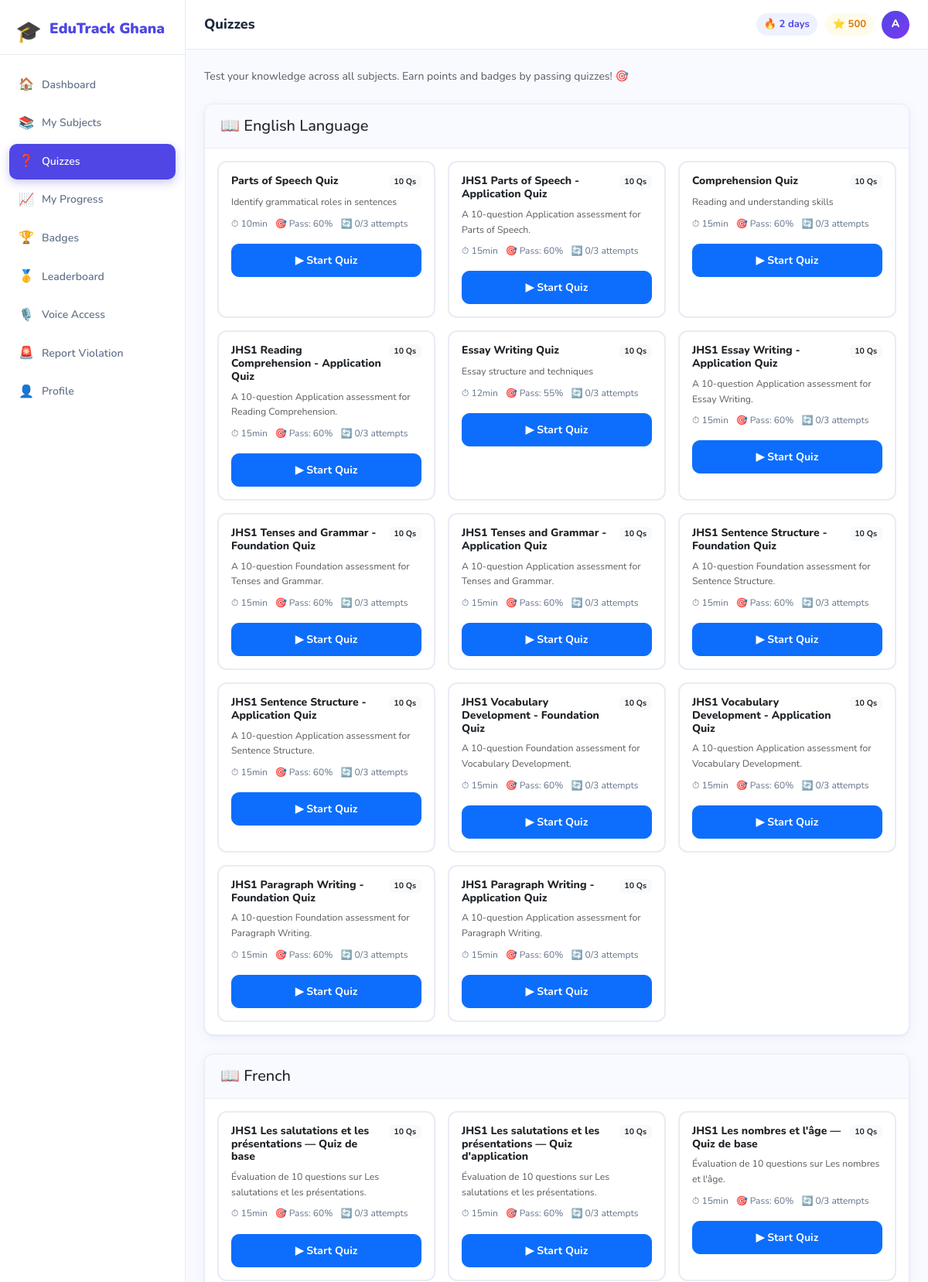
Page /student/quizzes.php (signed in, upper part) on the committed database.
### tables this page shows
CREATE TABLE `students` (
  `id` int(11) NOT NULL AUTO_INCREMENT,
  `school_id` int(11) NOT NULL DEFAULT 1,
  `teacher_id` int(11) DEFAULT NULL,
  `full_name` varchar(150) NOT NULL,
  `email` varchar(150) NOT NULL,
  `password_hash` varchar(255) NOT NULL,
  `student_id` varchar(50) DEFAULT NULL,
  `class_level` enum('JHS1','JHS2','JHS3') DEFAULT 'JHS1',
  `gender` enum('Male','Female','Other') DEFAULT 'Male',
  `date_of_birth` date DEFAULT NULL,
  `avatar` varchar(255) DEFAULT NULL,
  `learning_style` enum('visual','auditory','kinesthetic','reading') DEFAULT 'visual',
  `difficulty_level` enum('beginner','intermediate','advanced') DEFAULT 'beginner',
  `total_points` int(11) DEFAULT 0,
  `current_streak` int(11) DEFAULT 0,
  `longest_streak` int(11) DEFAULT 0,
  `last_activity_date` date DEFAULT NULL,
  `is_active` tinyint(1) DEFAULT 1,
  `last_login` datetime DEFAULT NULL,
  `login_count` int(11) DEFAULT 0,
  `created_at` timestamp NOT NULL DEFAULT current_timestamp(),
  `updated_at` timestamp NOT NULL DEFAULT current_timestamp() ON UPDATE current_timestamp(),
  `must_change_password` tinyint(1) DEFAULT 0,
  `parent_name` varchar(255) DEFAULT NULL,
  `parent_email` varchar(255) DEFAULT NULL,
  `parent_phone` varchar(50) DEFAULT NULL,
  PRIMARY KEY (`id`),
  UNIQUE KEY `email` (`email`),
  KEY `fk_student_school` (`school_id`),
  KEY `fk_student_teacher` (`teacher_id`),
  CONSTRAINT `fk_student_school` FOREIGN KEY (`school_id`) REFERENCES `schools` (`id`),
  CONSTRAINT `fk_student_teacher` FOREIGN KEY (`teacher_id`) REFERENCES `teachers` (`id`) ON DELETE SET NULL ON UPDATE SET NULL
);

CREATE TABLE `quizzes` (
  `id` int(11) NOT NULL AUTO_INCREMENT,
  `teacher_id` int(11) DEFAULT NULL,
  `topic_id` int(11) NOT NULL,
  `title` varchar(200) NOT NULL,
  `description` text DEFAULT NULL,
  `time_limit_minutes` int(11) DEFAULT 15,
  `pass_score` int(11) DEFAULT 50,
  `max_attempts` int(11) DEFAULT 3,
  `is_active` tinyint(1) DEFAULT 1,
  `created_at` timestamp NOT NULL DEFAULT current_timestamp(),
  PRIMARY KEY (`id`),
  KEY `fk_quiz_topic` (`topic_id`),
  CONSTRAINT `fk_quiz_topic` FOREIGN KEY (`topic_id`) REFERENCES `topics` (`id`)
);

### auth/auth.php (called while the page is built, shortened)
<?php
require_once __DIR__ . '/../config/db.php';
function isLoggedIn(): bool {
    return isset($_SESSION['user_id']) && isset($_SESSION['user_type']);
}
function getCurrentUser(): ?array {
    $table = match ($_SESSION['user_type']) {
        'admin' => 'admins',
        'teacher' => 'teachers',
        default => 'students',
    };
    return dbRow("SELECT * FROM $table WHERE id = ?", [$_SESSION['user_id']]);
}

### config/db.php (called while the page is built, shortened)
<?php
function getDB(): PDO {
    static $pdo = null;
    if ($pdo === null) {
        try {
            $dsn = "mysql:host=" . DB_HOST . ";dbname=" . DB_NAME . ";charset=" . DB_CHARSET;
            $options = [
                PDO::ATTR_ERRMODE            => PDO::ERRMODE_EXCEPTION,
                PDO::ATTR_DEFAULT_FETCH_MODE => PDO::FETCH_ASSOC,
                PDO::ATTR_EMULATE_PREPARES   => false,
            ];
            $pdo = new PDO($dsn, DB_USER, DB_PASS, $options);
        } catch (PDOException $exception) {
            error_log('EduTrack database connection failed: ' . $exception->getMessage());
            http_response_code(500);
            exit('Database connection unavailable.');
        }
    }
    return $pdo;
}
function dbQuery(string $sql, array $params = []): \PDOStatement {
    $stmt = getDB()->prepare($sql);
    $stmt->execute($params);
    return $stmt;
}
function dbRow(string $sql, array $params = []): ?array {
    return dbQuery($sql, $params)->fetch() ?: null;
}
function dbRows(string $sql, array $params = []): array {
    return dbQuery($sql, $params)->fetchAll();
}

### student/student.php (called while the page is built, shortened)
<?php
require_once __DIR__ . '/../auth/auth.php';
function getAvailableQuizzes(int $studentId, string $classLevel): array {
    $student = dbRow('SELECT school_id FROM students WHERE id = ?', [$studentId]);
    $schoolId = (int)($student['school_id'] ?? 0);
    $quizzes = dbRows(
        "SELECT q.*, t.title as topic_title, t.class_level, s.name as subject_name, s.color as subject_color,
                (SELECT COUNT(*) FROM questions WHERE quiz_id = q.id) as question_count,
                (SELECT MAX(qa.score) FROM quiz_attempts qa WHERE qa.quiz_id = q.id AND qa.student_id = ?) as best_score,
                (SELECT COUNT(*) FROM quiz_attempts qa WHERE qa.quiz_id = q.id AND qa.student_id = ?) as attempt_count
         FROM quizzes q
         JOIN topics t ON q.topic_id = t.id
         JOIN subjects s ON t.subject_id = s.id
         WHERE q.is_active = 1 AND t.class_level = ?
           AND t.approval_status = 'approved' AND t.is_active = 1
           AND (t.school_id IS NULL OR t.school_id = ?)
         ORDER BY s.name, t.sequence_order",
        [$studentId, $studentId, $classLevel, $schoolId]
    );
    return $quizzes;
}

### student/quizzes.php (the view, shortened to what this page needs)
<?php
require_once __DIR__ . '/../auth/auth.php';
require_once __DIR__ . '/student.php';
$studentId = $_SESSION['user_id'];
$student = getCurrentUser();
$quizzes = getAvailableQuizzes($studentId, $student['class_level']);
$bySubject = [];
foreach ($quizzes as $quiz) {
    $bySubject[$quiz['subject_name']][] = $quiz;
}
$pageTitle = 'Quizzes';
$activeNav = 'quizzes';
require_once __DIR__ . '/../includes/header.php';
    ?>
<div class="mb-4">
    <p class="text-muted">Test your knowledge across all subjects. Earn points and badges by passing quizzes! 🎯</p>
</div>
<?php foreach ($bySubject as $subjectName => $subjectQuizzes): ?>
<div class="card edu-card mb-4">
    <div class="card-header-edu">
        <h5 class="mb-0">📖 <?= htmlspecialchars($subjectName) ?></h5>
    </div>
    <div class="card-body">
        <div class="row g-3">
            <?php foreach ($subjectQuizzes as $quiz): ?>
            <div class="col-md-6 col-lg-4">
                <div class="quiz-card">
                    <div class="quiz-card-header">
                        <h6><?= htmlspecialchars($quiz['title']) ?></h6>
                        <span class="badge bg-light text-dark"><?= $quiz['question_count'] ?> Qs</span>
                    </div>
                    <p class="text-muted small mb-2"><?= htmlspecialchars($quiz['description'] ?? '') ?></p>
                    <div class="quiz-meta-row">
                        <span>⏱ <?= $quiz['time_limit_minutes'] ?>min</span>
                        <span>🎯 Pass: <?= $quiz['pass_score'] ?>%</span>
                        <span>🔄 <?= $quiz['attempt_count'] ?>/<?= $quiz['max_attempts'] ?> attempts</span>
                    </div>
                    <?php if ($quiz['attempt_count'] >= $quiz['max_attempts']): ?>
                        <button class="btn btn-secondary btn-sm w-100 mt-2" disabled>
                            Max Attempts Reached
                        </button>
                    <?php else: ?>
                        <a href="?start=<?= $quiz['id'] ?>" class="btn btn-primary btn-sm w-100 mt-2 btn-edu"
                           onclick="return confirm('Start \'<?= addslashes($quiz['title']) ?>\'?')">
                            <?= $quiz['attempt_count'] > 0 ? '🔄 Retry Quiz' : '▶ Start Quiz' ?>
                        </a>
                    <?php endif; ?>
                </div>
            </div>
            <?php endforeach; ?>
        </div>
    </div>
</div>
<?php endforeach; ?>
<?php require_once __DIR__ . '/../includes/footer.php'; ?>

### includes/header.php (shortened to what this page needs)
<?php
$user = getCurrentUser();
$userType = $_SESSION['user_type'] ?? 'student';
?>
<!DOCTYPE html>
<html lang="en">
<head>
    <link href="https://cdn.jsdelivr.net/npm/bootstrap@5.3.2/dist/css/bootstrap.min.css" rel="stylesheet">
    <link href="<?= BASE_URL ?>/assets/css/style.css?v=<?= filemtime(__DIR__ . '/../assets/css/style.css') ?>" rel="stylesheet">
</head>
<body class="dashboard-body">
<div class="sidebar" id="sidebar">
    <div class="sidebar-brand">
        <span class="logo-icon" aria-hidden="true">🎓</span>
        <span class="logo-text">EduTrack Ghana</span>
    </div>
    <?php if ($userType === 'student'): ?>
    <nav class="sidebar-nav">
        <a href="<?= BASE_URL ?>/student/dashboard.php"
           class="nav-item <?= ($activeNav??'')==='dashboard'?'active':'' ?>">
            <span class="nav-icon">🏠</span> Dashboard
        </a>
        <a href="<?= BASE_URL ?>/student/subjects.php"
           class="nav-item <?= ($activeNav??'')==='subjects'?'active':'' ?>">
            <span class="nav-icon">📚</span> My Subjects
        </a>
        <a href="<?= BASE_URL ?>/student/quizzes.php"
           class="nav-item <?= ($activeNav??'')==='quizzes'?'active':'' ?>">
            <span class="nav-icon">❓</span> Quizzes
        </a>
        <a href="<?= BASE_URL ?>/student/progress.php"
           class="nav-item <?= ($activeNav??'')==='progress'?'active':'' ?>">
            <span class="nav-icon">📈</span> My Progress
        </a>
        <a href="<?= BASE_URL ?>/student/badges.php"
           class="nav-item <?= ($activeNav??'')==='badges'?'active':'' ?>">
            <span class="nav-icon">🏆</span> Badges
        </a>
        <a href="<?= BASE_URL ?>/student/leaderboard.php"
           class="nav-item <?= ($activeNav??'')==='leaderboard'?'active':'' ?>">
            <span class="nav-icon">🥇</span> Leaderboard
        </a>
        <a href="<?= BASE_URL ?>/student/accessibility.php"
           class="nav-item <?= ($activeNav??'')==='accessibility'?'active':'' ?>">
            <span class="nav-icon">🎙️</span> Voice Access
        </a>
        <a href="<?= BASE_URL ?>/student/report_violation.php"
           class="nav-item <?= ($activeNav??'')==='report_violation'?'active':'' ?>">
            <span class="nav-icon">🚨</span> Report Violation
        </a>
        <a href="<?= BASE_URL ?>/student/profile.php"
           class="nav-item <?= ($activeNav??'')==='profile'?'active':'' ?>">
            <span class="nav-icon">👤</span> Profile
        </a>
    </nav>
    <?php endif; ?>
</div>
<div class="main-content" id="mainContent">
    <div class="topbar">
        <div class="topbar-title">
            <?= htmlspecialchars($pageTitle ?? 'Dashboard') ?>
        </div>
        <div class="topbar-right">
            <?php if ($userType === 'student' && $user): ?>
                <div class="streak-badge" title="Current streak">
                    🔥 <?= (int)$user['current_streak'] ?> days
                </div>
                <div class="points-badge" title="Total points">
                    ⭐ <?= number_format($user['total_points']) ?>
                </div>
            <?php endif; ?>
            <div class="dropdown user-menu">
                <button class="user-avatar-top user-avatar-button dropdown-toggle"
                        type="button"
                        data-bs-toggle="dropdown"
                        data-bs-auto-close="outside"
                        aria-expanded="false"
                        aria-label="Open account menu">
                    <?= strtoupper(substr($user['full_name'] ?? 'U', 0, 1)) ?>
                </button>
            </div>
        </div>
    </div>
    <div class="page-content">

### assets/css/style.css (style rules this page uses)
:root { --primary: #4F46E5; --primary-light: #818CF8; --primary-soft: #EEF2FF; --secondary: #7C3AED; --accent: #EC4899; --success: #10B981; --warning: #F59E0B; --danger: #EF4444; --info: #0EA5E9; --bg: #F8FAFF; --surface: #FFFFFF; --border: #E8ECF4; --text: #1E293B; --text-muted: #64748B; --sidebar-w: 240px; --topbar-h: 64px; --radius: 12px; --shadow: 0 1px 3px rgba(79,70,229,.08), 0 4px 16px rgba(79,70,229,.06); --shadow-lg: 0 8px 32px rgba(79,70,229,.12); }
*, *::before, *::after { box-sizing: border-box; }
body { font-family: 'Nunito', sans-serif; background: var(--bg); color: var(--text); margin: 0; font-size: 14px; line-height: 1.6; }
a { text-decoration: none; color: var(--primary); }
.logo-icon { font-size: 32px; }
.logo-text { font-size: 24px; font-weight: 900; color: white; }
.btn-edu { border-radius: 10px !important; font-weight: 700 !important; font-family: 'Nunito', sans-serif !important; transition: transform .15s, box-shadow .15s !important; padding: 10px 20px !important; }
.dashboard-body { overflow-x: hidden; }
.sidebar { position: fixed; left: 0; top: 0; bottom: 0; width: var(--sidebar-w); background: var(--surface); border-right: 1px solid var(--border); display: flex; flex-direction: column; z-index: 1000; transition: transform .3s ease; }
.sidebar-brand { padding: 20px 20px 16px; display: flex; align-items: center; gap: 10px; border-bottom: 1px solid var(--border); }
.sidebar-brand .logo-icon { width: 34px; height: 34px; display: grid; place-items: center; font-size: 27px; color: var(--primary); }
.sidebar-brand .logo-text { font-size: 19px; font-weight: 900; color: var(--primary); }
.sidebar-nav { flex: 1; padding: 16px 12px; overflow-y: auto; }
.nav-item { display: flex; align-items: center; gap: 10px; padding: 10px 12px; border-radius: 10px; color: var(--text-muted); font-weight: 600; font-size: 14px; margin-bottom: 4px; transition: all .2s; cursor: pointer; }
.nav-item.active { background: var(--primary); color: white; box-shadow: 0 4px 12px rgba(79,70,229,.3); }
.nav-icon { font-size: 16px; min-width: 20px; text-align: center; }
.main-content { margin-left: var(--sidebar-w); min-height: 100vh; transition: margin .3s ease; }
.topbar { height: var(--topbar-h); background: var(--surface); border-bottom: 1px solid var(--border); display: flex; align-items: center; padding: 0 24px; gap: 16px; position: sticky; top: 0; z-index: 100; }
.topbar-title { font-weight: 800; font-size: 18px; flex: 1; }
.topbar-right { display: flex; align-items: center; gap: 10px; }
.streak-badge, .points-badge { background: var(--primary-soft); color: var(--primary); padding: 4px 10px; border-radius: 20px; font-weight: 700; font-size: 13px; }
.points-badge { background: #FFFBEB; color: #D97706; }
.user-avatar-top { width: 36px; height: 36px; border-radius: 50%; background: linear-gradient(135deg, var(--primary), var(--secondary)); color: white; display: flex; align-items: center; justify-content: center; font-weight: 800; font-size: 14px; }
.user-avatar-button { border: 0; padding: 0; cursor: pointer; box-shadow: 0 0 0 3px transparent; transition: box-shadow .2s ease, transform .2s ease; }
.user-avatar-button::after { display: none; }
.page-content { width: 100%; padding: 24px; max-width: 1400px; margin: 0 auto; }
.edu-card { border: 1px solid var(--border) !important; border-radius: var(--radius) !important; box-shadow: var(--shadow) !important; }
.card-header-edu { background: var(--bg); border-bottom: 1px solid var(--border); padding: 16px 20px; border-radius: var(--radius) var(--radius) 0 0 !important; }
.quiz-card { background: white; border: 2px solid var(--border); border-radius: 12px; padding: 16px; transition: all .2s; height: 100%; }
.quiz-card-header { display: flex; align-items: flex-start; justify-content: space-between; gap: 8px; margin-bottom: 8px; }
.quiz-card-header h6 { font-weight: 800; margin: 0; font-size: 14px; }
.quiz-meta-row { display: flex; gap: 10px; flex-wrap: wrap; font-size: 12px; color: var(--text-muted); margin-bottom: 8px; }

### rows in the picture
students: current_streak "2", total_points "500", full_name "A"
quizzes: title "Parts of Speech Quiz", question_count "10", description "Identify grammatical roles in sentences", time_limit_minutes "10", pass_score "60", attempt_count "0", max_attempts "3"
quizzes: title "JHS1 Parts of Speech - Application Quiz", question_count "10", description "A 10-question Application assessment for Parts of Speech.", time_limit_minutes "15", pass_score "60", attempt_count "0", max_attempts "3"
quizzes: title "Comprehension Quiz", question_count "10", description "Reading and understanding skills", time_limit_minutes "15", pass_score "60", attempt_count "0", max_attempts "3"
quizzes: title "JHS1 Reading Comprehension - Application Quiz", question_count "10", description "A 10-question Application assessment for Reading Comprehension.", time_limit_minutes "15", pass_score "60", attempt_count "0", max_attempts "3"
quizzes: title "Essay Writing Quiz", question_count "10", description "Essay structure and techniques", time_limit_minutes "12", pass_score "55", attempt_count "0", max_attempts "3"
quizzes: title "JHS1 Essay Writing - Application Quiz", question_count "10", description "A 10-question Application assessment for Essay Writing.", time_limit_minutes "15", pass_score "60", attempt_count "0", max_attempts "3"
quizzes: title "JHS1 Tenses and Grammar - Foundation Quiz", question_count "10", description "A 10-question Foundation assessment for Tenses and Grammar.", time_limit_minutes "15", pass_score "60", attempt_count "0", max_attempts "3"
quizzes: title "JHS1 Tenses and Grammar - Application Quiz", question_count "10", description "A 10-question Application assessment for Tenses and Grammar.", time_limit_minutes "15", pass_score "60", attempt_count "0", max_attempts "3"
quizzes: title "JHS1 Sentence Structure - Foundation Quiz", question_count "10", description "A 10-question Foundation assessment for Sentence Structure.", time_limit_minutes "15", pass_score "60", attempt_count "0", max_attempts "3"
quizzes: title "JHS1 Sentence Structure - Application Quiz", question_count "10", description "A 10-question Application assessment for Sentence Structure.", time_limit_minutes "15", pass_score "60", attempt_count "0", max_attempts "3"
quizzes: title "JHS1 Vocabulary Development - Foundation Quiz", question_count "10", description "A 10-question Foundation assessment for Vocabulary Development.", time_limit_minutes "15", pass_score "60", attempt_count "0", max_attempts "3"
quizzes: title "JHS1 Vocabulary Development - Application Quiz", question_count "10", description "A 10-question Application assessment for Vocabulary Development.", time_limit_minutes "15", pass_score "60", attempt_count "0", max_attempts "3"
quizzes: title "JHS1 Paragraph Writing - Foundation Quiz", question_count "10", description "A 10-question Foundation assessment for Paragraph Writing.", time_limit_minutes "15", pass_score "60", attempt_count "0", max_attempts "3"
quizzes: title "JHS1 Paragraph Writing - Application Quiz", question_count "10", description "A 10-question Application assessment for Paragraph Writing.", time_limit_minutes "15", pass_score "60", attempt_count "0", max_attempts "3"
quizzes: title "JHS1 Les salutations et les présentations — Quiz de base", question_count "10", description "Évaluation de 10 questions sur Les salutations et les présentations.", time_limit_minutes "15", pass_score "60", attempt_count "0", max_attempts "3"
quizzes: title "JHS1 Les salutations et les présentations — Quiz d'application", question_count "10", description "Évaluation de 10 questions sur Les salutations et les présentations.", time_limit_minutes "15", pass_score "60", attempt_count "0", max_attempts "3"
quizzes: title "JHS1 Les nombres et l'âge — Quiz de base", question_count "10", description "Évaluation de 10 questions sur Les nombres et l'âge.", time_limit_minutes "15", pass_score "60", attempt_count "0", max_attempts "3"

### other values in the picture
$pageTitle "Quizzes"
$subjectName "English Language"
$subjectName "French"
